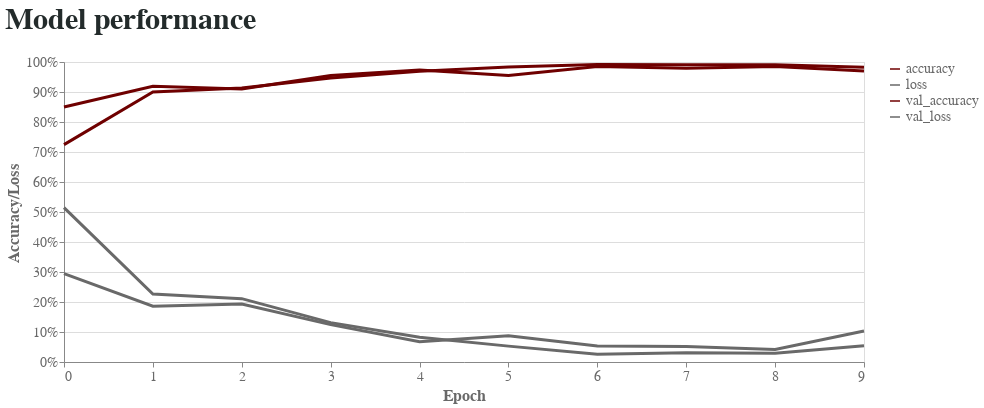

Notebook cell for this chart:
### Code cell
performanceChart = alt.Chart(history_df,title='Model performance').mark_line(size=3).encode(
    x=alt.X('epoch',axis=alt.Axis(title='Epoch', grid=False,tickCount=10)),
    y=alt.Y('value',axis=alt.Axis(title='Accuracy/Loss',format='%')),
    color=alt.Color('variable',scale=alt.Scale(range=['#6f0000','#696969','#6f0000','#696969']),
    legend=alt.Legend(title=None,labelFont='Cambria',labelColor='#696969',labelFontSize=14))
    ).properties(
    width=800,
    height=300
    ).configure_title(fontSize=30,color='#232b2b',font='Cambria',anchor='start',offset=20
    ).configure_axis(labelColor='#696969',labelFont='Cambria',labelFontSize=14,titleFont='Cambria',titleFontSize=16,titleColor='#696969'
    )#.configure_legend(labelFontStyle='Cambria',labelFontSize=12)

performanceChart

### Figure 1 — Vega-Lite specification as saved in the notebook (floating-point values rounded to 4 significant figures)
{"config": {"view": {"continuousWidth": 400, "continuousHeight": 300}, "axis": {"labelColor": "#696969", "labelFont": "Cambria", "labelFontSize": 14, "titleColor": "#696969", "titleFont": "Cambria", "titleFontSize": 16}, "title": {"anchor": "start", "color": "#232b2b", "font": "Cambria", "fontSize": 30, "offset": 20}}, "data": {"name": "data-3e10cefb40b816d50920985f66169cd3"}, "mark": {"type": "line", "size": 3}, "encoding": {"color": {"type": "nominal", "field": "variable", "legend": {"labelColor": "#696969", "labelFont": "Cambria", "labelFontSize": 14, "title": null}, "scale": {"range": ["#6f0000", "#696969", "#6f0000", "#696969"]}}, "x": {"type": "quantitative", "axis": {"grid": false, "tickCount": 10, "title": "Epoch"}, "field": "epoch"}, "y": {"type": "quantitative", "axis": {"format": "%", "title": "Accuracy/Loss"}, "field": "value"}}, "height": 300, "title": "Model performance", "width": 800, "$schema": "https://vega.github.io/schema/vega-lite/v4.8.1.json", "datasets": {"data-3e10cefb40b816d50920985f66169cd3": [{"epoch": 0, "variable": "accuracy", "value": 0.7247}, {"epoch": 1, "variable": "accuracy", "value": 0.9}, {"epoch": 2, "variable": "accuracy", "value": 0.9131}, {"epoch": 3, "variable": "accuracy", "value": 0.9466}, {"epoch": 4, "variable": "accuracy", "value": 0.9688}, {"epoch": 5, "variable": "accuracy", "value": 0.9831}, {"epoch": 6, "variable": "accuracy", "value": 0.9917}, {"epoch": 7, "variable": "accuracy", "value": 0.991}, {"epoch": 8, "variable": "accuracy", "value": 0.9906}, {"epoch": 9, "variable": "accuracy", "value": 0.9827}, {"epoch": 0, "variable": "val_accuracy", "value": 0.8498}, {"epoch": 1, "variable": "val_accuracy", "value": 0.9189}, {"epoch": 2, "variable": "val_accuracy", "value": 0.9099}, {"epoch": 3, "variable": "val_accuracy", "value": 0.955}, {"epoch": 4, "variable": "val_accuracy", "value": 0.973}, {"epoch": 5, "variable": "val_accuracy", "value": 0.955}, {"epoch": 6, "variable": "val_accuracy", "value": 0.985}, {"epoch": 7, "variable": "val_accuracy", "value": 0.979}, {"epoch": 8, "variable": "val_accuracy", "value": 0.985}, {"epoch": 9, "variable": "val_accuracy", "value": 0.97}, {"epoch": 0, "variable": "loss", "value": 0.5146}, {"epoch": 1, "variable": "loss", "value": 0.2267}, {"epoch": 2, "variable": "loss", "value": 0.2111}, {"epoch": 3, "variable": "loss", "value": 0.1313}, {"epoch": 4, "variable": "loss", "value": 0.08277}, {"epoch": 5, "variable": "loss", "value": 0.0529}, {"epoch": 6, "variable": "loss", "value": 0.02589}, {"epoch": 7, "variable": "loss", "value": 0.03119}, {"epoch": 8, "variable": "loss", "value": 0.02908}, {"epoch": 9, "variable": "loss", "value": 0.0545}, {"epoch": 0, "variable": "val_loss", "value": 0.2945}, {"epoch": 1, "variable": "val_loss", "value": 0.186}, {"epoch": 2, "variable": "val_loss", "value": 0.1933}, {"epoch": 3, "variable": "val_loss", "value": 0.1247}, {"epoch": 4, "variable": "val_loss", "value": 0.06792}, {"epoch": 5, "variable": "val_loss", "value": 0.08757}, {"epoch": 6, "variable": "val_loss", "value": 0.05333}, {"epoch": 7, "variable": "val_loss", "value": 0.05168}, {"epoch": 8, "variable": "val_loss", "value": 0.04182}, {"epoch": 9, "variable": "val_loss", "value": 0.1033}]}}
